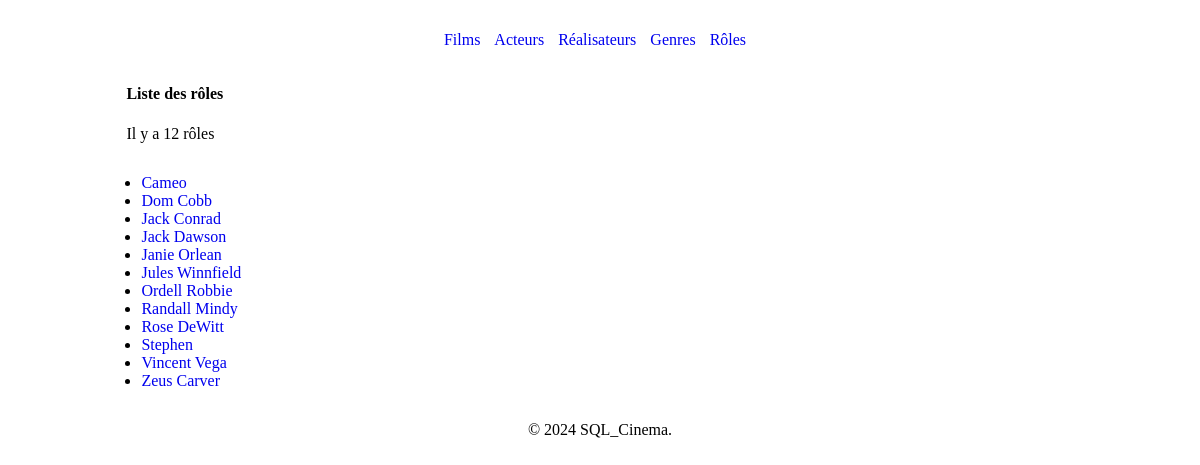
/index.php?action=listRoles, run on the app's committed database.
### tables this page shows
CREATE TABLE IF NOT EXISTS Role (
    id_role INT AUTO_INCREMENT PRIMARY KEY,
    personnage VARCHAR(50)
);

### controllers/RoleController.php (called while the page is built, shortened)
<?php
class RoleController
{
    public function listRoles()
    {
        $pdo = Connect::Connection();
        $roles = $pdo->query("
            SELECT id_role, personnage
            FROM role
            ORDER BY personnage ASC
        ");
        require "views/rolesView.php";
    }
}

### views/rolesView.php (the view, shortened to what this page needs)
<p class="uk-label uk-label-warning">Il y a <?= $roles->rowCount() ?> rôles</p>
<ul>
    <?php $rolesData = $roles->fetchAll(); ?>
    <?php foreach ($rolesData as $role) { ?>
        <li>
            <a href="index.php?action=detailRole&id=<?= $role["id_role"] ?>"><?= $role["personnage"] ?></a>
        </li>
    <?php } ?>
</ul>
<?php
require "views/template.php";
?>

### public/css/style.css (style rules this page uses)
a { text-decoration: none; }
ul { padding: 15px; }

### data on the page
role: personnage "Cameo"
role: personnage "Dom Cobb"
role: personnage "Jack Conrad"
role: personnage "Jack Dawson"
role: personnage "Janie Orlean"
role: personnage "Jules Winnfield"
role: personnage "Ordell Robbie"
role: personnage "Randall Mindy"
role: personnage "Rose DeWitt"
role: personnage "Stephen"
role: personnage "Vincent Vega"
role: personnage "Zeus Carver"

### other printed values
$titre_secondaire "Liste des rôles"
$roles->rowCount() "12"
